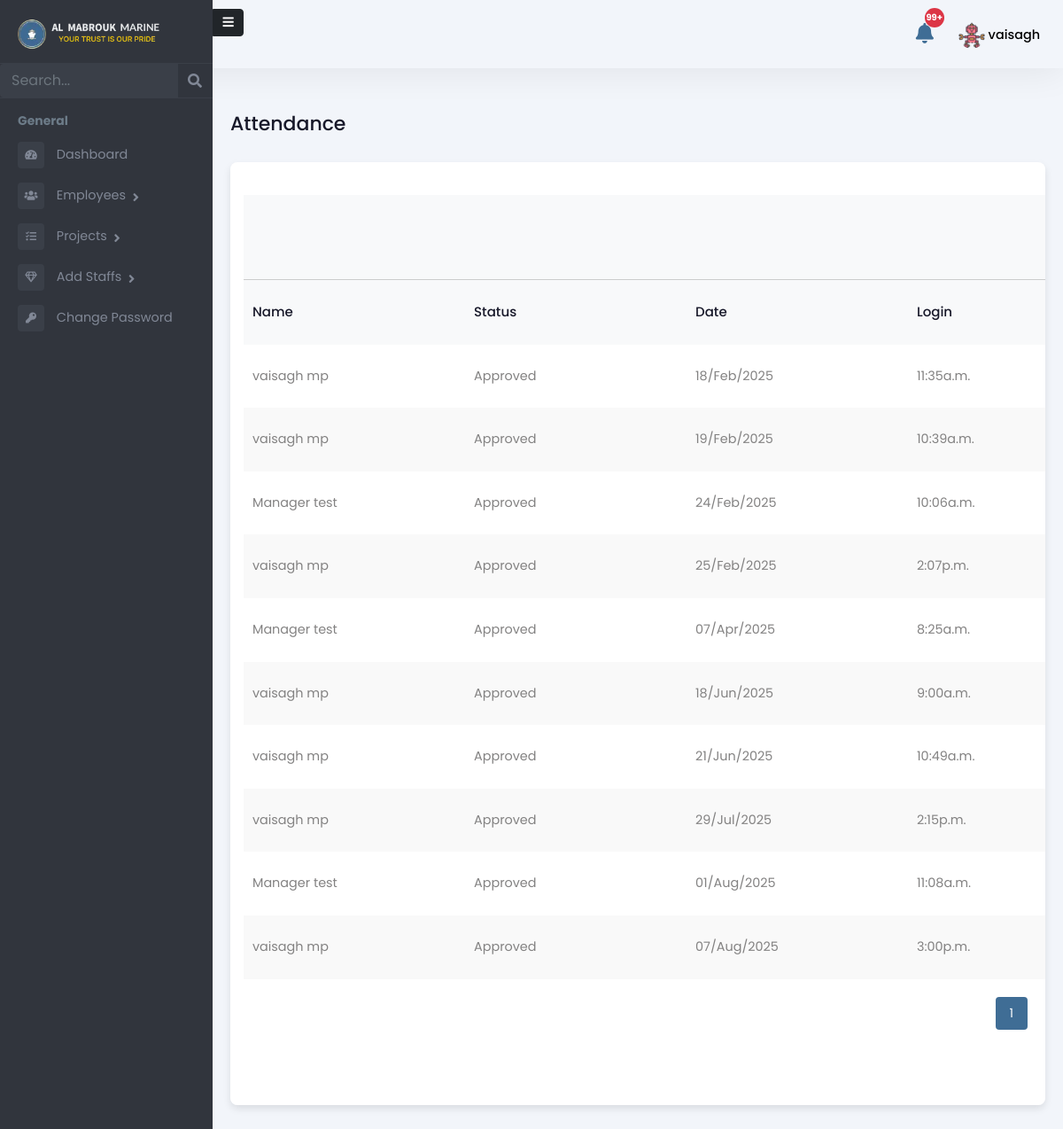
The page /admin-panel/manager/attendance/ (signed in) on the database its author committed.
### Admin/models.py (models this page shows, shortened)
class Employee(models.Model):
    user = models.OneToOneField(User, on_delete=models.CASCADE, related_name='employee_profile')
    is_employee = models.BooleanField(default=False)
    is_manager = models.BooleanField(default=False)
    is_administration = models.BooleanField(default=False)
    is_hr = models.BooleanField(default=False)
    rank = models.CharField(max_length=255, blank=True, null=True)
    salary = models.DecimalField(max_digits=10, decimal_places=2, blank=True, null=True)
    work_days = models.DecimalField(max_digits=10, decimal_places=2, default=0, blank=True)
    holidays = models.IntegerField(null=True, blank=True)
    overseas_days = models.IntegerField(default=0)
    date_of_birth = models.DateField(null=True, blank=True)
    phone_number = models.CharField(max_length=15, blank=True, null=True)
    date_of_join = models.DateField(null=True, blank=True)
    address = models.TextField(blank=True, null=True)
    profile_picture = models.ImageField(upload_to="profile_pictures/", null=True, blank=True)

class Attendance(models.Model):
    LOCATION_CHOICES = [
        ('DMC', 'DMC Warehouse'),
        ('DMC_PRT', 'DMC Port'),
        ('FUJ', 'FUJ'),
        ('KFK', 'KFK'),
        ('ABU', 'Abu Dhabi'),
        ('BDO', 'Bur Dubai Office'),
        ('SHJ_KP', 'Sharjah Khalid Port'),
        ('SHJ_HP', 'Sharjah Hamriya Port'),
        ('AJM_PRT', 'Ajman Port'),
        ('ABU_KP', 'Abu Dhabi Khalifa Port'),
        ('ABU_MP', 'Abu Dhabi Mussafah Port'),
        ('RAK_JZP', 'RAK Al Jazeera Port'),
        ('RAK_MCP', 'RAK Maritime City'),
        ('RAK_SRP', 'RAK Steven Rock Port'),
        ('DXB_DMC', 'Dubai Maritime City Port'),
        ('DXB_PR', 'Port Rashid'),
        ('DXB_HP', 'Dubai Hamriya Port'),
        ('DXB_MHJ', 'Dubai Marina Harbor Jumeirah'),
        ('DXB_AJD', 'Al Jadaf Port Dubai'),
        ('OVERSEAS', 'Overseas'),
    ]
    STATUS_CHOICES = [
        ('PENDING', 'Pending'),
        ('APPROVED', 'Approved'),
        ('REJECTED', 'Rejected'),
    ]
    ATTENDANCE_STATUS = [
        ('PRESENT', 'Present'),
        ('WORK FROM HOME', 'Work from Home'),
    ]
    employee = models.ForeignKey(
        Employee, related_name='attendance_set', on_delete=models.CASCADE
    )
    project = models.ForeignKey(
        'Project', on_delete=models.SET_NULL, null=True, blank=True, related_name='attendance_set'
    )  # New field added
    login_time = models.DateTimeField(null=True, blank=True)
    log_out_time = models.DateTimeField(null=True, blank=True)
    total_hours_of_work = models.DecimalField(max_digits=10, decimal_places=2, null=True, blank=True)
    location = models.CharField(max_length=20, choices=LOCATION_CHOICES, null=True, blank=True)
    vessel = models.ForeignKey(
    Vessel, on_delete=models.SET_NULL, null=True, blank=True, related_name='attendance_records')
    attendance_status = models.CharField(max_length=20, choices=ATTENDANCE_STATUS, null=True, blank=True)
    status = models.CharField(max_length=10, choices=STATUS_CHOICES, default='PENDING')
    rejection_reason = models.TextField(null=True, blank=True)
    rejected_by = models.ForeignKey(User, on_delete=models.SET_NULL, null=True, blank=True, related_name='rejected_attendance')
    travel_in_time = models.DateTimeField(null=True, blank=True)
    travel_out_time = models.DateTimeField(null=True, blank=True)
    total_travel_time = models.DecimalField(max_digits=10, decimal_places=2, null=True, blank=True)

### Admin/views.py (the view)
# urls.py: path('manager/attendance/', manager_attendance_list_view, name='manager_attendance_list_view'),
@login_required
def manager_attendance_list_view(request):
    search_query = request.GET.get('search', '')
    attendance_records = Attendance.objects.select_related('employee').filter(employee__is_manager=True)
    if search_query:
        attendance_records = attendance_records.filter(
            employee__user__username__icontains=search_query
        ).order_by('-login_time')
    paginator = Paginator(attendance_records, 10)
    page_number = request.GET.get('page')
    page_obj = paginator.get_page(page_number)
    context = {
        'role': 'Admin',
        'attendance_records': page_obj,
        'search_query': search_query,
    }
    return render(request, 'Admin/manager_attendance_list.html', context)

### Admin/templatetags/custom_filters.py (called while the page is built)
@register.filter
def format_work_duration(decimal_hours):
    if decimal_hours is None:
        return "00:00"
    try:
        total_seconds = int(float(decimal_hours) * 3600)
        if total_seconds < 3600:
            minutes = total_seconds // 60
            seconds = total_seconds % 60
            return f"{minutes:02d}:{seconds:02d} min"
        else:
            hours = total_seconds // 3600
            minutes = (total_seconds % 3600) // 60
            return f"{hours:02d}:{minutes:02d} hrs"
    except (ValueError, TypeError):
        return "00:00"

### templates/Admin/manager_attendance_list.html (shortened to what this page needs)
{% extends 'Admin/adminbase.html' %}
{% load custom_filters %}
{% load static %}
{% block content %}
<div class="emply-list-wraper">
    <div class="pg-title">
        <h1>Attendance</h1>
    </div>
    <div class="widget-box table-wdgt">
        <table id="employeeTable">
            <thead>
                <tr style="border-bottom: 1px solid #ccc">
                    <th></th>
                    <th></th>
                    <th></th>
                    <th></th>
                </tr>
            </thead>
            <thead>
                <tr>
                    <th>Name</th>
                    <th>Status</th>
                    <th>Date</th>
                    <th>Login</th>
                </tr>
            </thead>
            <tbody>
                {% for record in attendance_records %}
                <tr>
                    <td><a href="{% url 'attendance_detail' record.pk %}">{{ record.employee.user.get_full_name }}</a>
                    </td>
                    <td>{{ record.get_status_display }}</td>
                    <td>{{ record.login_time.date|date:"d/M/Y" }}</td>
                    <td>{{ record.login_time|time:"g:ia" }}</td>
                </tr>
                {% endfor %}
            </tbody>
        </table>
        <div class="pagination" id="pagination">
            {% for num in attendance_records.paginator.page_range %}
                <a href="?page={{ num }}">
                    <button class="{% if num == attendance_records.number %}active{% endif %}">{{ num }}</button>
                </a>
            {% endfor %}
        </div>
    </div>
</div>
{% endblock %}

### templates/Admin/adminbase.html (shortened to what this page needs)
{% load static %}
<!DOCTYPE html>
<html lang="en">
<head>
    <link rel="stylesheet" href="{% static 'assets/vendor/bootstrap/css/bootstrap.min.css' %}" />
    <link href="https://use.fontawesome.com/releases/v5.0.6/css/all.css" rel="stylesheet" />
    <link rel="stylesheet" href="https://use.fontawesome.com/releases/v5.15.4/css/all.css">
    <link href="https://cdn.jsdelivr.net/npm/bootstrap-icons@1.11.3/font/bootstrap-icons.css" rel="stylesheet">
    <link rel="stylesheet" href="{% static 'assets/css/style.css' %}" />
</head>
<body>
    <header>
      <div class="mb-top-hdr">
         <div class="hdr-notification">
        <a href="{% url 'admin-notifications' %}">
            <button type="button" class="btn btn-primary position-relative">
                <i class="fas fa-bell"></i>
                <span
                    id="admin-notification-count"
                    class="position-absolute top-0 start-100 translate-middle badge rounded-pill bg-danger"
                    data-count="{{ unread_notifications|add:'0' }}">
                </span>
            </button>
        </a>
    </div>
        <div class="hdr-user">
          <div class="dropdown">
            <button class="btndropdown-toggle" type="button" id="dropdownMenuButton1"
                  data-bs-toggle="dropdown" aria-expanded="false">
                  {% if request.user.employee_profile.profile_picture %}
                      <img src="{{ request.user.employee_profile.profile_picture.url }}"
                           alt="Profile Picture"
                           class="rounded-circle"
                           style="width: 30px; height: 30px; object-fit: cover;">
                  {% else %}
                      <i class="fas fa-user"></i>
                  {% endif %}
                  <span>{{ request.user.username }}</span>
              </button>
          </div>
        </div>
      </div>
    </header>
    <div class="page-wrapper chiller-theme toggled"  id="content">
        <nav id="sidebar"  class="sidebar-wrapper sidebar">
            <a id="show-sidebar"   onclick="toggleSidebar()" class="btn btn-sm btn-dark" href="#">
              <i class="fas fa-bars"></i>
            </a>
            <div class="sidebar-content">
              <div class="sidebar-brand">
                <a href="{% url 'admin-dashboard' %}"><img src="{% static 'assets/images/almabrouk-logo.webp' %}"
                    alt="Almabrouk Marine Logo" /></a>
              </div>
              <div class="sidebar-search">
                <form method="get" action="{% url 'search_redirect' %}">
                  <div class="input-group">
                    <input
                      type="text"
                      name="search"
                      class="form-control search-menu"
                      placeholder="Search..."
                      value="{{ search_query }}"
                    />
                    <div class="input-group-append">
                      <button class="input-group-text" type="submit" style="border: none; background: none;">
                    <i class="fa fa-search" aria-hidden="true"></i>
                  </button>
                    </div>
                  </div>
                </form>
              </div>
              <div class="sidebar-menu">
                <ul>
                  <li class="header-menu">
                    <span>General</span>
                  </li>
                  <li>
                    <a href="{% url 'admin-dashboard' %}">
                      <i class="fa fa-tachometer-alt"></i>
                      <span>Dashboard</span>
                    </a>
                  </li>
                  <li class="sidebar-dropdown">
                    <a href="#">
                      <i class="fas fa-users"></i>
                      <span>Employees</span>
                    </a>
                  </li>
                  <li class="sidebar-dropdown">
                    <a href="#">
                      <i class="fas fa-tasks"></i>
                      <span>Projects</span>
                    </a>
                  </li>
                  <li class="sidebar-dropdown">
                    <a href="#">
                      <i class="far fa-gem"></i>
                      <span>Add Staffs</span>
                    </a>
                  </li>
                  <li>
                    <a href="{% url 'change_password' %}">
                      <i class="fa fa-key"></i>
                      <span>Change Password</span>
                    </a>
                  </li>
                </ul>
              </div>
            </div>
          </nav>
        {% block content %}
        {% endblock %}
    </div>
</body>
</html>

### rows shown on the page
Attendance: employee.user.get_full_name "vaisagh mp", status "Approved", login_time "18/Feb/2025", login_time "11:35a.m."
Attendance: employee.user.get_full_name "vaisagh mp", status "Approved", login_time "19/Feb/2025", login_time "10:39a.m."
Attendance: employee.user.get_full_name "Manager test", status "Approved", login_time "24/Feb/2025", login_time "10:06a.m."
Attendance: employee.user.get_full_name "vaisagh mp", status "Approved", login_time "25/Feb/2025", login_time "2:07p.m."
Attendance: employee.user.get_full_name "Manager test", status "Approved", login_time "07/Apr/2025", login_time "8:25a.m."
Attendance: employee.user.get_full_name "vaisagh mp", status "Approved", login_time "18/Jun/2025", login_time "9:00a.m."
Attendance: employee.user.get_full_name "vaisagh mp", status "Approved", login_time "21/Jun/2025", login_time "10:49a.m."
Attendance: employee.user.get_full_name "vaisagh mp", status "Approved", login_time "29/Jul/2025", login_time "2:15p.m."
Attendance: employee.user.get_full_name "Manager test", status "Approved", login_time "01/Aug/2025", login_time "11:08a.m."
Attendance: employee.user.get_full_name "vaisagh mp", status "Approved", login_time "07/Aug/2025", login_time "3:00p.m."

### other values the page prints
{{ request.user.username }} "vaisagh"
{{ num }} "1"
